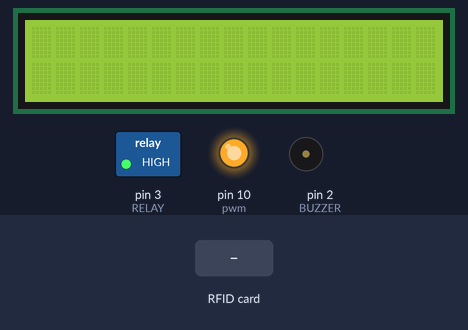
The sketch below on a simulated Arduino Uno, built with avr-gcc and run on an emulated ATmega328P. On the bench: 17×2 character LCD, switched loads named in the sketch (green lamp = pin HIGH), output pins drawn as LEDs (lit = HIGH), buzzer (waves = sounding). Inputs (shaded band) come from the test bench.

Above: at 1.3 s.
1.4 s: RFID card 1A 66 FD 84 held to the reader
At 1.8 s:
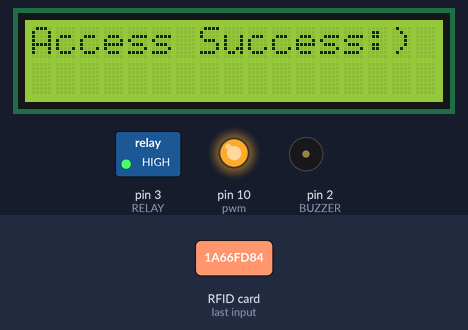
At 2.5 s:
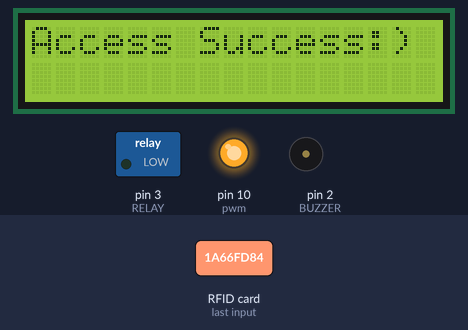
4.4 s: RFID card 5E 7A 19 C4 held to the reader
At 4.7 s:
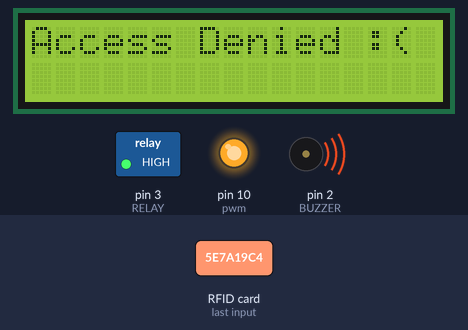
Timing chart, 0 to 7.4 s (numbered marks = the images above; inputs shaded):
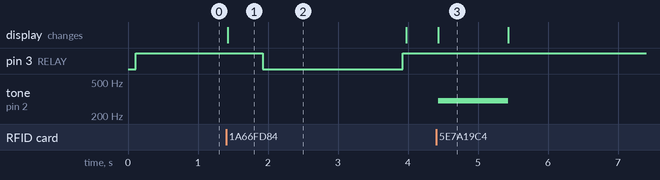

The sketch:

smartlock.ino
```cpp
#include <SPI.h>
#include <MFRC522.h>

#define SS_PIN 5
#define RST_PIN 9
#define RELAY 3 //connect the relay to number 3 pin
#define BUZZER 2 // connect the buzzer to 2 pin
#define ACCESS_DELAY 2000
#define DENIED_DELAY 1000

//LED Light
const int pwm = 10 ;


//LCD
#include <LiquidCrystal.h>

// initialize the library by associating any needed LCD interface pin
// with the arduino pin number it is connected to
const int rs = 8, en = 7, d4 = 6, d5 = 4, d6 = 1, d7 = 0;
LiquidCrystal lcd(rs, en, d4, d5, d6, d7);


MFRC522 mfrc522(SS_PIN, RST_PIN);   // Create MFRC522 instance.


void setup()
{
  lcd.begin(17, 2);
  //Serial.begin(9600);   // Initiate a serial communication
  SPI.begin();          // Initiate  SPI bus
  mfrc522.PCD_Init();   // Initiate MFRC522
  pinMode(RELAY, OUTPUT);
  pinMode(BUZZER, OUTPUT);
  noTone(BUZZER);
  digitalWrite(RELAY, HIGH);

  //Serial.println("Put your card to the reader for scanning ...");
  //Serial.println();


  //LCD
    // set up the LCD's number of columns and rows:

  // Print a message to the LCD.
 //LED light
 pinMode(pwm,OUTPUT) ;  //Set pin 2 as output


}
void loop()
{


  // Look for new cards
  if ( ! mfrc522.PICC_IsNewCardPresent())
  {
    return;
  }
  // Select one of the cards
  if ( ! mfrc522.PICC_ReadCardSerial())
  {
    return;
  }
  //Show UID on serial monitor
  //Serial.print("UID tag :");
  String content= "";
  byte letter;
  for (byte i = 0; i < mfrc522.uid.size; i++)
  {
     //Serial.print(mfrc522.uid.uidByte[i] < 0x10 ? " 0" : " ");
     //Serial.print(mfrc522.uid.uidByte[i], HEX);
     content.concat(String(mfrc522.uid.uidByte[i] < 0x10 ? " 0" : " "));
     content.concat(String(mfrc522.uid.uidByte[i], HEX));
  }
 // Serial.println();
  //Serial.print("Message : ");
  content.toUpperCase();
  if (content.substring(1) == "1A 66 FD 84") // enter your own card number after copying it from serial monitor
  {
    //Serial.println("Authorized access");
 lcd.print("Access Success:)");
    //Serial.println();
    delay(500);
    digitalWrite(RELAY, LOW);
    delay(ACCESS_DELAY);
    digitalWrite(RELAY, HIGH);


     analogWrite(pwm,2500) ;     //setting pwm to 25
     delay(50) ;      //delay of 50 ms
    lcd.clear();
  }

 else   {

    //Serial.println(" Access denied");
 lcd.print("Access Denied :(");


    tone(BUZZER, 300);
    delay(DENIED_DELAY);
    noTone(BUZZER);
    lcd.clear();
  }

//LCD
// Turn off the blinking cursor:
  //lcd.noBlink();
  //delay(100);
  // Turn on the blinking cursor:
  //lcd.blink();
  //delay(3000);


}
```

Measured:
- after the input at 1.4 s, pin 3 (RELAY): HIGH → LOW after 0.52 s, → HIGH 2.0 s later; the display: changes at once (image 1)
- after the input at 4.4 s, tone on pin 2 (BUZZER): silent → 300 Hz at once, → silent 1.0 s later; the display: changes at once (image 3)
- what the display in image 1 shows lasts 2.6 s, from 1.4 s to 4.0 s
- what the display in image 3 shows lasts 1.0 s, from 4.4 s to 5.4 s
